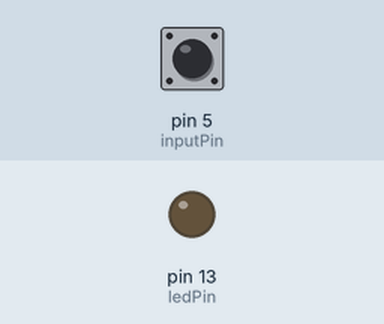
Simulated run of this sketch. Board: Arduino Uno, built with avr-gcc and run on an emulated ATmega328P. On the bench: output pins drawn as LEDs (lit = HIGH). Inputs (shaded band) come from the test bench; at power-on: pin 5 (inputPin) HIGH.

Above: at 1.2 s.
1.3 s: pin 5 (inputPin) pulled LOW for 0.15 s
At 1.37 s:
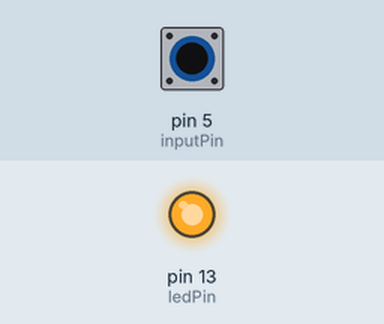
2.9 s: pin 5 (inputPin) pulled LOW for 3.2 s
At 7.4 s:
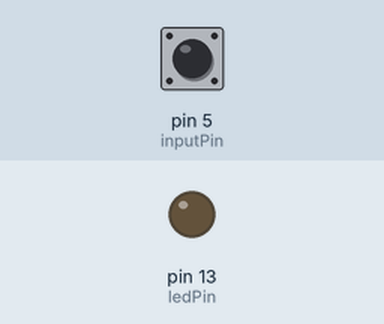
Timing chart, 0 to 8.9 s (numbered marks = the images above; inputs shaded):
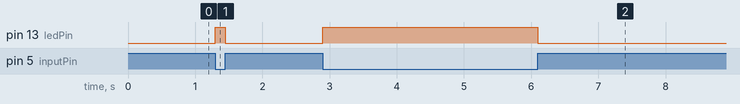

The sketch:

05_04_switch_led.ino
```cpp
const int inputPin = 5;
const int ledPin = 13;

void setup() {
  pinMode(ledPin, OUTPUT);
  pinMode(inputPin, INPUT_PULLUP);
}

void loop() {
  int switchOpen = digitalRead(inputPin);
  digitalWrite(ledPin, ! switchOpen);
}
```

Measured:
- after the input at 1.3 s, pin 13 (ledPin): LOW → HIGH at once, → LOW 0.15 s later
- after the input at 2.9 s, pin 13 (ledPin): LOW → HIGH at once, → LOW 3.2 s later
